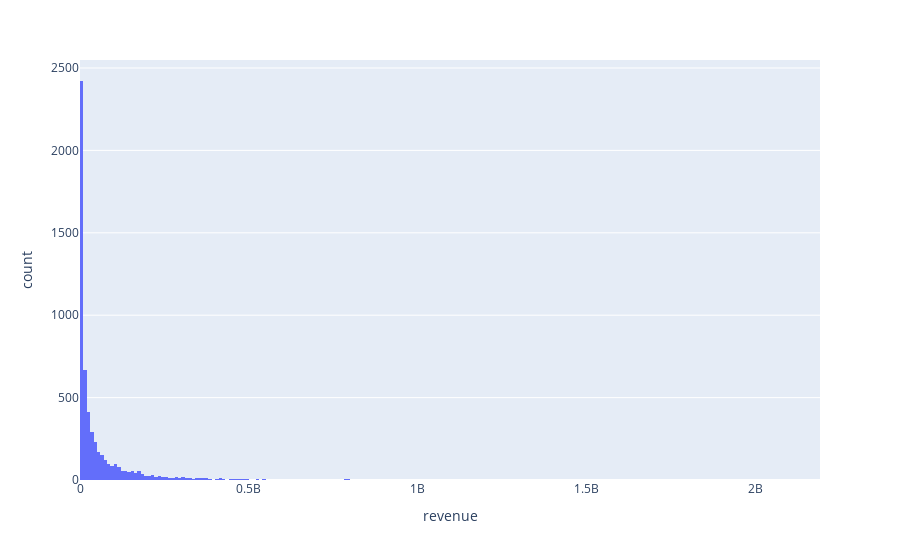

The cell this chart's notebook holds for it:
### Code cell
px.histogram(relevant_features, x="revenue")
(relevant_features.runtime < 10).sum()
# (relevant_features.revenue ==0).sum()
# px.scatter(data_frame=relevant_features.loc[relevant_features.budget != 0,:], x="budget", y="revenue
((relevant_features.budget != 0) & (relevant_features.revenue == 0)).sum()
relevant_features.loc[(relevant_features.budget != 0) & (relevant_features.revenue == 0),:]

### Figure 1 — Plotly figure (JSON) as saved in the notebook; plotly's stock layout.template omitted (floating-point values rounded to 4 significant figures; data arrays with more than 128 entries replaced by an {"elided": "..."} marker saying what was removed)
{"data": [{"alignmentgroup": "True", "bingroup": "x", "hovertemplate": "revenue=%{x}<br>count=%{y}<extra></extra>", "legendgroup": "", "marker": {"color": "#636efa"}, "name": "", "offsetgroup": "", "orientation": "v", "showlegend": false, "type": "histogram", "x": {"elided": "5659 int values"}, "xaxis": "x", "yaxis": "y"}], "layout": {"barmode": "relative", "legend": {"tracegroupgap": 0}, "margin": {"t": 60}, "xaxis": {"anchor": "y", "domain": [0, 1], "title": {"text": "revenue"}}, "yaxis": {"anchor": "x", "domain": [0, 1], "title": {"text": "count"}}}}
